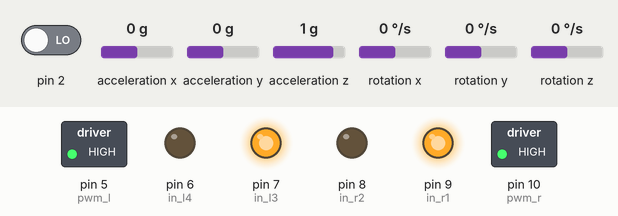
This sketch was run on a simulated Arduino Uno, built with avr-gcc and run on an emulated ATmega328P. Parts: switched loads named in the sketch (green lamp = pin HIGH), output pins drawn as LEDs (lit = HIGH). Inputs (shaded band) come from the test bench; at power-on: acceleration x 0 g, acceleration y 0 g, pin 2 LOW, acceleration z 1 g, rotation x 0 °/s, rotation y 0 °/s, rotation z 0 °/s. The sensor or clock chip raises its interrupt line as the real part does; what the sketch prints to the serial monitor is not drawn.

Above: at 1.7 s.
1.8 s: acceleration x set to -1.4 g
At 2.8 s:
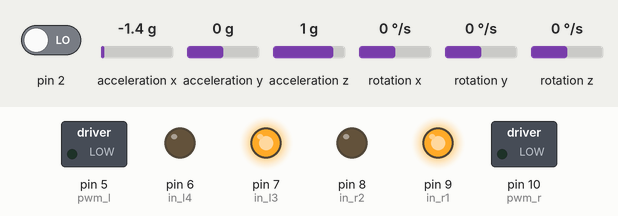
3.3 s: acceleration x set to 0.1 g
At 4.07 s:
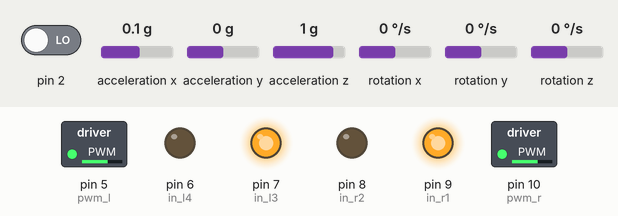
5.7 s: acceleration y set to -1.4 g
At 6.5 s:
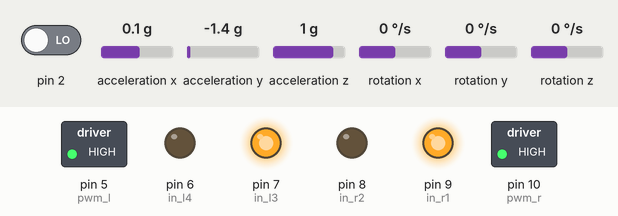
7.2 s: acceleration x set to -0.1 g
At 9.5 s:
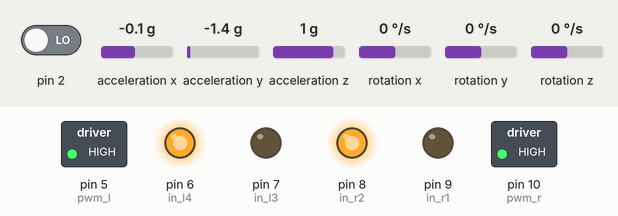
10.2 s: acceleration x set to 0.8 g
At 10.7 s:
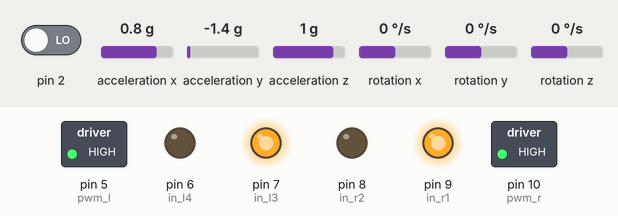
11.7 s: acceleration x set to -0.8 g
At 12.9 s:
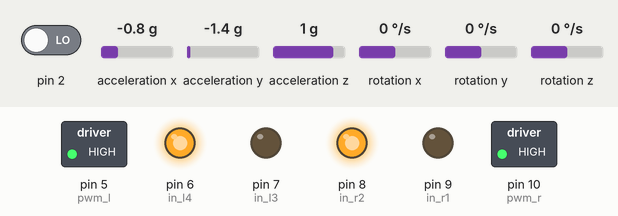
Timing chart, 0 to 14.2 s (numbered marks = the images above; inputs shaded):
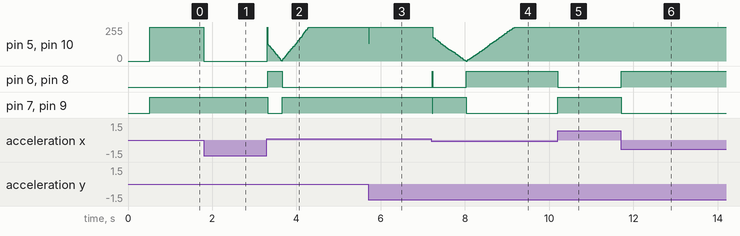

The sketch:

uploader.ino
```cpp
/*Arduino Self Balancing Robot
 * Code by: B.Aswinth Raj
 * Build on top of Lib: https://github.com/jrowberg/i2cdevlib/tree/master/Arduino/MPU6050
 * Website: circuitdigest.com
 */
#include "MoveDC.h"
#include "I2Cdev.h"
#include <PID_v1.h>                     //From https://github.com/br3ttb/Arduino-PID-Library/blob/master/PID_v1.h
#include "MPU6050_6Axis_MotionApps20.h" //https://github.com/jrowberg/i2cdevlib/tree/master/Arduino/MPU6050

MPU6050 mpu;

// MPU control/status vars
bool dmpReady = false;  // set true if DMP init was successful
uint8_t mpuIntStatus;   // holds actual interrupt status byte from MPU
uint8_t devStatus;      // return status after each device operation (0 = success, !0 = error)
uint16_t packetSize;    // expected DMP packet size (default is 42 bytes)
uint16_t fifoCount;     // count of all bytes currently in FIFO
uint8_t fifoBuffer[64]; // FIFO storage buffer

// orientation/motion vars
Quaternion q;        // [w, x, y, z]         quaternion container
VectorFloat gravity; // [x, y, z]            gravity vector
float ypr[3];        // [yaw, pitch, roll]   yaw/pitch/roll container and gravity vector

/*********Tune these 4 values for your BOT*********/
double setpoint = 180; // set the value when the bot is perpendicular to ground using serial monitor.
// Read the project documentation on circuitdigest.com to learn how to set these values
double Kp = 21;//20;//20 ;//21;  // Set this first
double Kd = 0.8;//0.6;//0.5 ;//0.8; // Set this secound
double Ki = 90;//70;//0; //140; // Finally set this
/******End of values setting*********/

double input, output;
PID pid(&input, &speedT, &setpoint, Kp, Ki, Kd, DIRECT);

volatile bool mpuInterrupt = false; // indicates whether MPU interrupt pin has gone high
void dmpDataReady()
{
    mpuInterrupt = true;
}

void setup()
{
    Serial.begin(115200);
// join I2C bus (I2Cdev library doesn't do this automatically)
#if I2CDEV_IMPLEMENTATION == I2CDEV_ARDUINO_WIRE
    Wire.begin();
    Wire.setClock(400000); // 400kHz I2C clock. Comment this line if having compilation difficulties
#elif I2CDEV_IMPLEMENTATION == I2CDEV_BUILTIN_FASTWIRE
    Fastwire::setup(400, true);
#endif
    // initialize device
    Serial.println(F("Initializing I2C devices..."));
    mpu.initialize();
    pinMode(2, INPUT);

    // verify connection
    Serial.println(F("Testing device connections..."));
    Serial.println(mpu.testConnection() ? F("MPU6050 connection successful") : F("MPU6050 connection failed"));

    // load and configure the DMP
    devStatus = mpu.dmpInitialize();

    /*
    [-2197,-2197] --> [-25,14]
    [-791,-790] --> [-9,4]
    [855,856] --> [16360,16390]

    [82,83] --> [0,3]
    [-34,-33] --> [0,3]
    [30,31] --> [0,4]
    */

    // supply your own gyro offsets here, scaled for min sensitivity
    mpu.setXGyroOffset(82);
    mpu.setYGyroOffset(-34);
    mpu.setZGyroOffset(30);
    mpu.setZAccelOffset(855);


    // make sure it worked (returns 0 if so)
    if (devStatus == 0)
    {
       // Calibration Time: generate offsets and calibrate our MPU6050
        mpu.CalibrateAccel(6);
        mpu.CalibrateGyro(6);
        mpu.PrintActiveOffsets();

        // turn on the DMP, now that it's ready
        Serial.println(F("Enabling DMP..."));
        mpu.setDMPEnabled(true);

        // enable Arduino interrupt detection
        Serial.println(F("Enabling interrupt detection (Arduino external interrupt 0)..."));
        attachInterrupt(digitalPinToInterrupt(2), dmpDataReady, RISING);
        mpuIntStatus = mpu.getIntStatus();

        // set our DMP Ready flag so the main loop() function knows it's okay to use it
        Serial.println(F("DMP ready! Waiting for first interrupt..."));
        dmpReady = true;

        // get expected DMP packet size for later comparison
        packetSize = mpu.dmpGetFIFOPacketSize();

        // setup PID
        pid.SetMode(AUTOMATIC);
        pid.SetSampleTime(10);
        pid.SetOutputLimits(-255, 255);
    }
    else
    {
        // ERROR!
        // 1 = initial memory load failed
        // 2 = DMP configuration updates failed
        // (if it's going to break, usually the code will be 1)
        Serial.print(F("DMP Initialization failed (code "));
        Serial.print(devStatus);
        Serial.println(F(")"));
    }
    init_motor_pins();
    /*
   //Initialise the Motor outpu pins
       pinMode (6, OUTPUT);
       pinMode (9, OUTPUT);
       pinMode (10, OUTPUT);
       pinMode (11, OUTPUT);

   //By default turn off both the motors
       analogWrite(6,LOW);
       analogWrite(9,LOW);
       analogWrite(10,LOW);
       analogWrite(11,LOW);
   }
   */
    Robot_stop();
}
void loop()
{

    // if programming failed, don't try to do anything
    if (!dmpReady)
        return;
    if (mpu.dmpGetCurrentFIFOPacket(fifoBuffer))
    { // Get the Latest packet
        mpu.dmpGetQuaternion(&q, fifoBuffer);
        mpu.dmpGetGravity(&gravity, &q);
        mpu.dmpGetYawPitchRoll(ypr, &q, &gravity);
        input = ypr[1] * 180 / M_PI + 180;
        // blink LED to indicate activity
    }

        // no mpu data - performing PID calculations and output to motors
        pid.Compute();

        // Print the value of Input and Output on serial monitor to check how it is working.
        Serial.print(input);
        Serial.print(" =>");
        Serial.println(speedT);
        Serial.println(mpuInterrupt);

        if (input > 140 && input < 230)
        { // If the Bot is falling

            if (speedT > 0)      // Falling towards front
                moveF();         // Rotate the wheels forward
            else if (speedT < 0) // Falling towards back
                moveB();         // Rotate the wheels backward
        }
        else              // If Bot not falling
            Robot_stop(); // Hold the wheels still


/*
    // wait for MPU interrupt or extra packet(s) available
    while (!mpuInterrupt && fifoCount < packetSize)
    {
        // no mpu data - performing PID calculations and output to motors
        pid.Compute();

        // Print the value of Input and Output on serial monitor to check how it is working.
        Serial.print(input);
        Serial.print(" =>");
        Serial.println(speedT);
        Serial.println(mpuInterrupt);

        if (input > 150 && input < 200)
        { // If the Bot is falling

            if (speedT > 0)      // Falling towards front
                moveF();         // Rotate the wheels forward
            else if (speedT < 0) // Falling towards back
                moveB();         // Rotate the wheels backward
        }
        else              // If Bot not falling
            Robot_stop(); // Hold the wheels still
    }
    Serial.println("hi1");
    // reset interrupt flag and get INT_STATUS byte
    mpuInterrupt = false;
    mpuIntStatus = mpu.getIntStatus();

    // get current FIFO count
    fifoCount = mpu.getFIFOCount();

    // check for overflow (this should never happen unless our code is too inefficient)
    if ((mpuIntStatus & 0x10) || fifoCount == 1024)
    {
        // reset so we can continue cleanly
        mpu.resetFIFO();
        Serial.println(F("FIFO overflow!"));

        // otherwise, check for DMP data ready interrupt (this should happen frequently)
    }
    else if (mpuIntStatus & 0x02)
    {
        // wait for correct available data length, should be a VERY short wait
        while (fifoCount < packetSize) {fifoCount = mpu.getFIFOCount();Serial.println("hi");}

        // read a packet from FIFO
        mpu.getFIFOBytes(fifoBuffer, packetSize);

        // track FIFO count here in case there is > 1 packet available
        // (this lets us immediately read more without waiting for an interrupt)
        fifoCount -= packetSize;

        mpu.dmpGetQuaternion(&q, fifoBuffer);      // get value for q
        mpu.dmpGetGravity(&gravity, &q);           // get value for gravity
        mpu.dmpGetYawPitchRoll(ypr, &q, &gravity); // get value for ypr

        input = ypr[1] * 180 / M_PI + 180;
    }
    */
}
```

MoveDC.h
```cpp
#include <Arduino.h>
#include "defines.h"
#ifndef _MoveDC_H_
#define _MoveDC_H_

static int maxSpeed = 160; // 140; //255
static int minSpeed = 60;  // to avoid vibrations in the motor without moving

extern int speedR = 180;
extern int speedL = 180;

extern double speedT = 0; // total all wheels
extern int speedC = 20;  // speed for curve movment

int outR;
int outL;

void init_motor_pins()
{
  pinMode(pwm_r, OUTPUT);
  pinMode(in_r1, OUTPUT);
  pinMode(in_r2, OUTPUT);
  pinMode(pwm_l, OUTPUT);
  pinMode(in_l3, OUTPUT);
  pinMode(in_l4, OUTPUT);
}

void check_Boundries()
{
  if (outR >= maxSpeed) outR = maxSpeed;
  if (outR <= -maxSpeed) outR = maxSpeed; // 0;
  if (outL >= maxSpeed) outL = maxSpeed;
  if (outL <= -maxSpeed) outL = maxSpeed; // 0;
}
void check_BoundriesOUT(float controlR,float controlL)
{
  if (controlR >= maxSpeed) controlR = maxSpeed;
  if (controlR <= -maxSpeed) controlR = maxSpeed; // 0;
  if (controlL >= maxSpeed) controlL = maxSpeed;
  if (controlL <= -maxSpeed) controlL = maxSpeed; // 0;
}
void directionR(int dir)
{
  // if positive or 0 move forward
  if (dir >= 0)
  {
    digitalWrite(in_r1, LOW);
    digitalWrite(in_r2, HIGH);
  }
  else
  {
    digitalWrite(in_r1, HIGH);
    digitalWrite(in_r2, LOW);
  }
}

void directionL(int dir)
{
  // if positive or 0 move forward
  if (dir >= 0)
  {
    digitalWrite(in_l3, LOW);
    digitalWrite(in_l4, HIGH);
  }
  else
  {
    digitalWrite(in_l3, HIGH);
    digitalWrite(in_l4, LOW);
  }
}
void movePID(float ControlSignal)
{
  directionL(ControlSignal);
  directionR(ControlSignal);
  check_BoundriesOUT(ControlSignal,ControlSignal);
  analogWrite(pwm_r, abs(ControlSignal));
  analogWrite(pwm_l, abs(ControlSignal));
}
void moveF()
{
  directionL(1);
  directionR(1);
  analogWrite(pwm_r, abs( speedT));
  analogWrite(pwm_l, abs( speedT));
}
void moveB()
{
  directionL(-1);
  directionR(-1);
  analogWrite(pwm_r,abs( speedT));
  analogWrite(pwm_l, abs( speedT));
}
void moveR()
{
  directionL(-1);
  directionR(1);
  analogWrite(pwm_r, speedT + speedC);
  analogWrite(pwm_l, speedT - speedC);
}
void moveL()
{
  directionL(-1);
  directionR(1);
  analogWrite(pwm_r, speedT - speedC);
  analogWrite(pwm_l, speedT + speedC);
}
void Robot_stop()
{
  analogWrite(pwm_r, 0);
  analogWrite(pwm_l, 0);
}
void printSpeeds()
{
  Serial.print("SpeedR: ");
  Serial.println(outR);
  Serial.print("SpeedL: ");
  Serial.println(outL);
  Serial.println("");

  delay(500);
}

#endif
```

defines.h
```cpp
//choose what code you want to apply
//Important >>
//Hint:If motors stucked try to release wheel coupler screw
#define test_DC_PID_IMU 1
#define test_DC_speed_direction 0
#define test_IMU 0 //suceeful


//right motor pins connected to arduino uno
#define pwm_r 10
#define in_r1 9
#define in_r2 8
//leftt motor pins connected to arduino uno
#define pwm_l 5
#define in_l3 7
#define in_l4 6

#define forward 1
#define backward -1
```

Measured:
- after the input at 1.8 s, pin 5 (pwm_l), pin 10 (pwm_r): 255/255 → 0/255 at once
- after the input at 3.3 s, pin 6 (in_l4), pin 8 (in_r2): LOW → HIGH at once, → LOW 0.35 s later; pin 7 (in_l3), pin 9 (in_r1): HIGH → LOW at once, → HIGH 0.35 s later
- after the input at 5.7 s, pin 5 (pwm_l), pin 10 (pwm_r): 255/255 → 134/255 at once, → 255/255 0.01 s later
- after the input at 7.2 s, pin 6 (in_l4), pin 8 (in_r2): LOW → HIGH at once, → LOW 0.01 s later, → HIGH 0.80 s later; pin 7 (in_l3), pin 9 (in_r1): HIGH → LOW at once, → HIGH 0.01 s later, → LOW 0.80 s later
- after the input at 10.2 s, pin 6 (in_l4), pin 8 (in_r2): HIGH → LOW at once; pin 7 (in_l3), pin 9 (in_r1): LOW → HIGH at once
- after the input at 11.7 s, pin 6 (in_l4), pin 8 (in_r2): LOW → HIGH at once; pin 7 (in_l3), pin 9 (in_r1): HIGH → LOW at once
